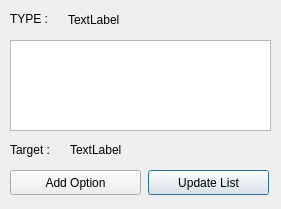
<?xml version="1.0" encoding="UTF-8"?>
<ui version="4.0">
 <class>DialogSelectToolOption</class>
 <widget class="QDialog" name="DialogSelectToolOption">
  <property name="geometry">
   <rect>
    <x>0</x>
    <y>0</y>
    <width>281</width>
    <height>209</height>
   </rect>
  </property>
  <property name="windowTitle">
   <string>Select Option Tool</string>
  </property>
  <widget class="QLabel" name="label">
   <property name="geometry">
    <rect>
     <x>10</x>
     <y>10</y>
     <width>51</width>
     <height>17</height>
    </rect>
   </property>
   <property name="text">
    <string>TYPE :</string>
   </property>
  </widget>
  <widget class="QLabel" name="label_type">
   <property name="geometry">
    <rect>
     <x>68</x>
     <y>10</y>
     <width>201</width>
     <height>20</height>
    </rect>
   </property>
   <property name="text">
    <string>TextLabel</string>
   </property>
  </widget>
  <widget class="QPushButton" name="pushButton_updast_list">
   <property name="geometry">
    <rect>
     <x>148</x>
     <y>170</y>
     <width>121</width>
     <height>25</height>
    </rect>
   </property>
   <property name="text">
    <string>Update List</string>
   </property>
  </widget>
  <widget class="QPushButton" name="pushButton_add_option">
   <property name="geometry">
    <rect>
     <x>10</x>
     <y>170</y>
     <width>131</width>
     <height>25</height>
    </rect>
   </property>
   <property name="text">
    <string>Add Option</string>
   </property>
  </widget>
  <widget class="QListWidget" name="listWidget_option_list">
   <property name="geometry">
    <rect>
     <x>10</x>
     <y>40</y>
     <width>261</width>
     <height>91</height>
    </rect>
   </property>
  </widget>
  <widget class="QLabel" name="label_id">
   <property name="geometry">
    <rect>
     <x>70</x>
     <y>140</y>
     <width>201</width>
     <height>20</height>
    </rect>
   </property>
   <property name="text">
    <string>TextLabel</string>
   </property>
  </widget>
  <widget class="QLabel" name="label_id_2">
   <property name="geometry">
    <rect>
     <x>10</x>
     <y>140</y>
     <width>61</width>
     <height>20</height>
    </rect>
   </property>
   <property name="text">
    <string>Target : </string>
   </property>
  </widget>
 </widget>
 <resources/>
 <connections/>
</ui>
